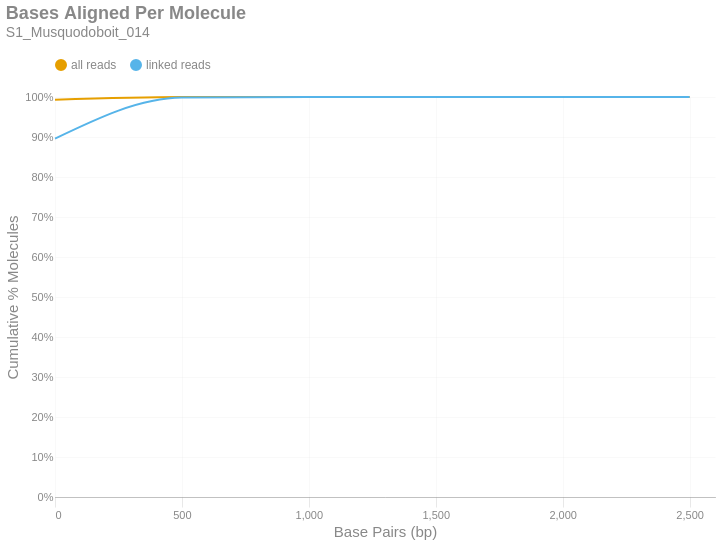

Notebook code for this chart:
### Markdown cell above
### Bases Aligned Per Molecule
This is a cumulative frequency distribution showing the number of base pairs aligned per unique molecule. These data are shown in 500 bp bins. There are two distributions: one with `all reads` (yellow) and another with only `linked reads` (blue). The percent of molecules in the `linked reads` distribution is relative to the total number of linked molecules.

### Code cell
if SKIPLR:
    print_html(f"Skipped")
else:
    binned_df = consolidated_hist(valids['aligned_bp'], mask, 500, True)
    with SafeRender(binned_df):
        (
            density_plot(binned_df, 'Bases Aligned Per Molecule', samplename, 'basesper')
            .encode(
                x=alt.X('bin:Q', title="Base Pairs (bp)").axis(tickMinStep=500).scale(padding=0),
                y=alt.Y('value:Q', title='Cumulative % Molecules')
                    .axis(format='%')
                    .scale(domain = [0,1])
                    .stack(False),
                color=alt.Color("key:N").scale(domain = ["all reads", "linked reads"]),
                tooltip = [
                    alt.Tooltip("key:N", title = "Data Type"),
                    alt.Tooltip("range_label:N", title="Bases Aligned Per Molecule"),
                    alt.Tooltip("value:Q", format = ".2%", title="% Molecules (Cum.)")
                ]
            )
        ).display()

### Figure 1 — Vega-Lite specification as saved in the notebook (floating-point values rounded to 4 significant figures)
{"width": "container", "height": 400, "config": {"title": {"anchor": "start", "dy": -15, "fontSize": 18, "color": "#888888", "subtitleColor": "#888888", "subtitleFontSize": 14}, "arc": {"fill": "#0072B2"}, "axis": {"domainColor": "#888888", "domainWidth": 0.5, "gridWidth": 0.2, "grid": false, "titleFontWeight": 400, "titleFontSize": 15, "labelFontSize": 11, "labelColor": "#888888", "tickColor": "#888888", "tickWidth": 0.2, "titleColor": "#888888"}, "axisBand": {"grid": false}, "axisX": {"grid": true, "tickSize": 10, "domainCap": "round"}, "axisY": {"domain": false, "grid": true, "tickSize": 0, "domainCap": "round"}, "background": "transparent", "header": {"labelFontSize": 15, "labelColor": "#888888", "titleFontSize": 15, "titleFontWeight": 600, "titleColor": "#888888"}, "legend": {"labelFont": "sans-serif", "labelFontSize": 12, "labelColor": "#888888", "symbolSize": 100, "symbolType": "circle", "titleFontSize": 12, "titlePadding": 10, "titleColor": "#888888", "title": null, "orient": "top"}, "range": {"category": ["#E69F00", "#56B4E9", "#009E73", "#F0E442", "#0072B2", "#D55E00", "#CC79A7", "#000000"], "diverging": ["#cfe8f3", "#a2d4ec", "#73bfe2", "#46abdb", "#1696d2", "#12719e"]}, "area": {"fill": "#0072B2", "fillOpacity": 0.7, "line": true, "strokeOpacity": 0.7}, "line": {"color": "#0072B2", "stroke": "#0072B2", "strokeWidth": 2}, "trail": {"color": "#0072B2", "stroke": "#0072B2", "strokeWidth": 0, "size": 1}, "point": {"filled": true, "fillOpacity": 1.0, "size": 95}, "text": {"color": "#888888", "fontSize": 11, "align": "right", "fontWeight": 400, "size": 11}, "bar": {"fill": "#0072B2", "stroke": null}, "view": {"stroke": null, "continuousWidth": 660, "continuousHeight": 400}}, "data": {"name": "data-0c2ad8120f17e44cc8093972a4829186"}, "mark": {"type": "line", "interpolate": "monotone", "point": {"opacity": 0, "size": 275}}, "encoding": {"color": {"field": "key", "scale": {"domain": ["all reads", "linked reads"]}, "type": "nominal"}, "tooltip": [{"field": "key", "title": "Data Type", "type": "nominal"}, {"field": "range_label", "title": "Bases Aligned Per Molecule", "type": "nominal"}, {"field": "value", "format": ".2%", "title": "% Molecules (Cum.)", "type": "quantitative"}], "x": {"axis": {"tickMinStep": 500}, "field": "bin", "scale": {"padding": 0}, "title": "Base Pairs (bp)", "type": "quantitative"}, "y": {"axis": {"format": "%"}, "field": "value", "scale": {"domain": [0, 1]}, "stack": false, "title": "Cumulative % Molecules", "type": "quantitative"}}, "params": [{"name": "param_c36ac31b6afebe62", "select": {"type": "point", "fields": ["key"]}, "bind": "legend"}], "title": {"text": "Bases Aligned Per Molecule", "subtitle": "S1_Musquodoboit_014"}, "transform": [{"fold": ["all reads (cumsum)", "linked reads (cumsum)"]}, {"calculate": "replace(datum.key, ' (cumsum)', '')", "as": "key"}, {"filter": {"param": "param_c36ac31b6afebe62"}}], "usermeta": {"embedOptions": {"downloadFileName": "S1_Musquodoboit_014.basesper"}}, "$schema": "https://vega.github.io/schema/vega-lite/v6.1.0.json", "datasets": {"data-0c2ad8120f17e44cc8093972a4829186": [{"bin": "0.0", "interval": "0.0-500.0", "all reads": 0.993, "linked reads": 0.8958, "all reads (cumsum)": 0.993, "linked reads (cumsum)": 0.8958, "range_label": "0-499"}, {"bin": "500.0", "interval": "500.0-1000.0", "all reads": 0.006827, "linked reads": 0.1027, "all reads (cumsum)": 0.9998, "linked reads (cumsum)": 0.9985, "range_label": "500-999"}, {"bin": "1000.0", "interval": "1000.0-1500.0", "all reads": 0.0001486, "linked reads": 0.001529, "all reads (cumsum)": 1.0, "linked reads (cumsum)": 1.0, "range_label": "1000-1499"}, {"bin": "1500.0", "interval": "1500.0-2000.0", "all reads": 3.909e-06, "linked reads": 4.647e-06, "all reads (cumsum)": 1.0, "linked reads (cumsum)": 1.0, "range_label": "1500-1999"}, {"bin": "2000.0", "interval": "2000.0-2500.0", "all reads": 5.585e-07, "linked reads": 0.0, "all reads (cumsum)": 1.0, "linked reads (cumsum)": 1.0, "range_label": "2000-2499"}, {"bin": "2500.0", "interval": "2500.0-3000.0", "all reads": 2.792e-07, "linked reads": 4.647e-06, "all reads (cumsum)": 1.0, "linked reads (cumsum)": 1.0, "range_label": "2500-2999"}]}}
